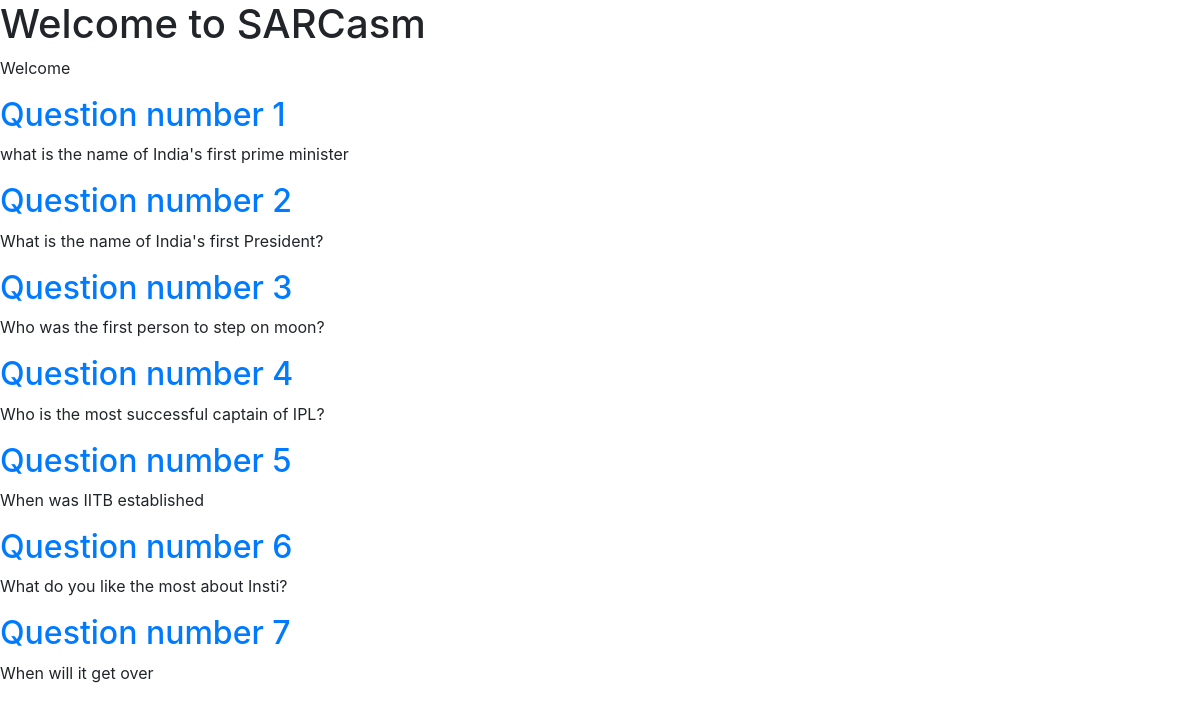
/game (signed in), run on the app's committed database.
### game/models.py (models this page shows, shortened)
class Question(models.Model):
	number=models.CharField(max_length=200)
	text=models.TextField()
	qimage=models.ImageField(null=True, blank=True, upload_to="media/")

### game/views.py (the view)
# urls.py: path('game',views.gaming, name='gaming'),
def gaming(request):
	questions=Question.objects.all()
	return render(request, 'game/home.html', {'questions':questions})

### game/templates/game/home.html
{% extends 'game/base.html' %}
{% block content %}
	{% for question in questions %}
	<div class="entry">
		<h2><a href="{% url 'detail' pk=question.pk %}"> Question number {{question.number}}</a></h2>
		<p>{{question.text}}</p>
	</div>
	{% endfor %}
{% endblock %}

### game/templates/game/base.html (shortened to what this page needs)
{% load static %}
<html>
<head>
    	<link rel="stylesheet" href="https://stackpath.bootstrapcdn.com/bootstrap/4.3.1/css/bootstrap.min.css">
</head>
<body>
    {% if request.user.is_authenticated %}
	<h1>Welcome to SARCasm</h1>
    <p>Welcome {{user.first_name}}</p>
	{% block content%}
	{% endblock %}
    {% endif %}
</body>
</html>

### data on the page
Question: number "1", text "what is the name of India's first prime minister"
Question: number "2", text "What is the name of India's first President?"
Question: number "3", text "Who was the first person to step on moon?"
Question: number "4", text "Who is the most successful captain of IPL?"
Question: number "5", text "When was IITB established"
Question: number "6", text "What do you like the most about Insti?"
Question: number "7", text "When will it get over"
